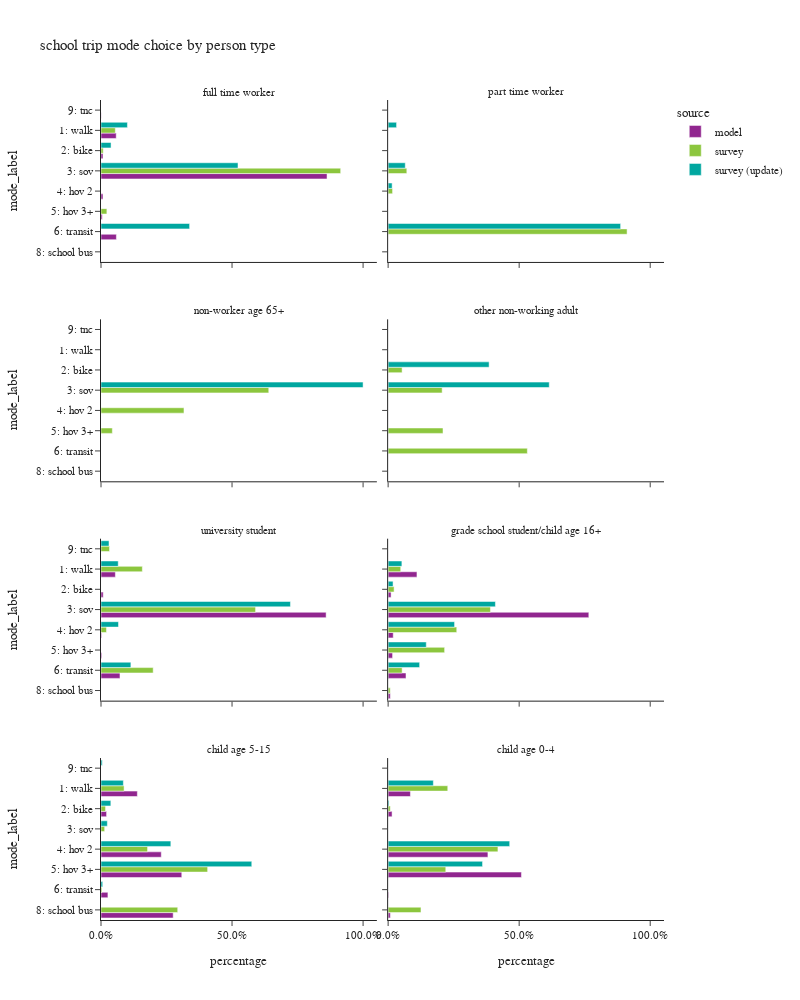

The notebook cell this image was saved under:
### Code cell
plot_mode_choice(sc_trip,"pptyp_label",
                 {"pptyp_label":["full time worker","part time worker","non-worker age 65+","other non-working adult",
                                 "university student","grade school student/child age 16+","child age 5-15","child age 0-4"],
                  "mode_label":["1: walk","2: bike","3: sov","4: hov 2","5: hov 3+","6: transit",
                                   "8: school bus","9: other–survey only"]},
                  "person type",2,1000)

### Figure 1 — Plotly figure (JSON) as saved in the notebook; plotly's stock layout.template omitted (floating-point values rounded to 4 significant figures)
{"data": [{"alignmentgroup": "True", "customdata": [[84], [11], [1248], [11], [7], [85], [1]], "hovertemplate": "source=model<br>pptyp_label=full time worker<br>percentage=%{x}<br>mode_label=%{y}<br>sample count=%{customdata[0]}<extra></extra>", "legendgroup": "model", "marker": {"color": "#91268F", "pattern": {"shape": ""}}, "name": "model", "offsetgroup": "model", "orientation": "h", "showlegend": true, "textposition": "auto", "type": "bar", "x": [0.05805, 0.007602, 0.8625, 0.007602, 0.004838, 0.05874, 0.0006911], "xaxis": "x7", "y": ["1: walk", "2: bike", "3: sov", "4: hov 2", "5: hov 3+", "6: transit", "9: tnc"], "yaxis": "y7"}, {"alignmentgroup": "True", "customdata": [[2852], [439], [44719], [128], [150], [3771], [1]], "hovertemplate": "source=model<br>pptyp_label=university student<br>percentage=%{x}<br>mode_label=%{y}<br>sample count=%{customdata[0]}<extra></extra>", "legendgroup": "model", "marker": {"color": "#91268F", "pattern": {"shape": ""}}, "name": "model", "offsetgroup": "model", "orientation": "h", "showlegend": false, "textposition": "auto", "type": "bar", "x": [0.05478, 0.008433, 0.859, 0.002459, 0.002881, 0.07244, 1.921e-05], "xaxis": "x3", "y": ["1: walk", "2: bike", "3: sov", "4: hov 2", "5: hov 3+", "6: transit", "8: school bus"], "yaxis": "y3"}, {"alignmentgroup": "True", "customdata": [[2305], [236], [16043], [408], [355], [1428], [174], [1]], "hovertemplate": "source=model<br>pptyp_label=grade school student/child age 16+<br>percentage=%{x}<br>mode_label=%{y}<br>sample count=%{customdata[0]}<extra></extra>", "legendgroup": "model", "marker": {"color": "#91268F", "pattern": {"shape": ""}}, "name": "model", "offsetgroup": "model", "orientation": "h", "showlegend": false, "textposition": "auto", "type": "bar", "x": [0.11, 0.01126, 0.7658, 0.01947, 0.01695, 0.06816, 0.008305, 4.773e-05], "xaxis": "x4", "y": ["1: walk", "2: bike", "3: sov", "4: hov 2", "5: hov 3+", "6: transit", "8: school bus", "9: tnc"], "yaxis": "y4"}, {"alignmentgroup": "True", "customdata": [[62699], [9601], [103950], [139313], [11935], [124492], [3]], "hovertemplate": "source=model<br>pptyp_label=child age 5-15<br>percentage=%{x}<br>mode_label=%{y}<br>sample count=%{customdata[0]}<extra></extra>", "legendgroup": "model", "marker": {"color": "#91268F", "pattern": {"shape": ""}}, "name": "model", "offsetgroup": "model", "orientation": "h", "showlegend": false, "textposition": "auto", "type": "bar", "x": [0.1387, 0.02124, 0.23, 0.3082, 0.02641, 0.2754, 6.637e-06], "xaxis": "x", "y": ["1: walk", "2: bike", "4: hov 2", "5: hov 3+", "6: transit", "8: school bus", "9: tnc"], "yaxis": "y"}, {"alignmentgroup": "True", "customdata": [[4728], [836], [21178], [28294], [115], [468], [1]], "hovertemplate": "source=model<br>pptyp_label=child age 0-4<br>percentage=%{x}<br>mode_label=%{y}<br>sample count=%{customdata[0]}<extra></extra>", "legendgroup": "model", "marker": {"color": "#91268F", "pattern": {"shape": ""}}, "name": "model", "offsetgroup": "model", "orientation": "h", "showlegend": false, "textposition": "auto", "type": "bar", "x": [0.08501, 0.01503, 0.3808, 0.5087, 0.002068, 0.008414, 1.798e-05], "xaxis": "x2", "y": ["1: walk", "2: bike", "4: hov 2", "5: hov 3+", "6: transit", "8: school bus", "9: tnc"], "yaxis": "y2"}, {"alignmentgroup": "True", "customdata": [[2], [1], [4], [2]], "hovertemplate": "source=survey<br>pptyp_label=full time worker<br>percentage=%{x}<br>mode_label=%{y}<br>sample count=%{customdata[0]}<extra></extra>", "legendgroup": "survey", "marker": {"color": "#8CC63E", "pattern": {"shape": ""}}, "name": "survey", "offsetgroup": "survey", "orientation": "h", "showlegend": true, "textposition": "auto", "type": "bar", "x": [0.05465, 0.008411, 0.9145, 0.02239], "xaxis": "x7", "y": ["1: walk", "2: bike", "3: sov", "5: hov 3+"], "yaxis": "y7"}, {"alignmentgroup": "True", "customdata": [[1], [1], [2]], "hovertemplate": "source=survey<br>pptyp_label=part time worker<br>percentage=%{x}<br>mode_label=%{y}<br>sample count=%{customdata[0]}<extra></extra>", "legendgroup": "survey", "marker": {"color": "#8CC63E", "pattern": {"shape": ""}}, "name": "survey", "offsetgroup": "survey", "orientation": "h", "showlegend": false, "textposition": "auto", "type": "bar", "x": [0.07133, 0.0169, 0.9118], "xaxis": "x8", "y": ["3: sov", "4: hov 2", "6: transit"], "yaxis": "y8"}, {"alignmentgroup": "True", "customdata": [[2], [1], [1]], "hovertemplate": "source=survey<br>pptyp_label=non-worker age 65+<br>percentage=%{x}<br>mode_label=%{y}<br>sample count=%{customdata[0]}<extra></extra>", "legendgroup": "survey", "marker": {"color": "#8CC63E", "pattern": {"shape": ""}}, "name": "survey", "offsetgroup": "survey", "orientation": "h", "showlegend": false, "textposition": "auto", "type": "bar", "x": [0.6401, 0.3166, 0.04327], "xaxis": "x5", "y": ["3: sov", "4: hov 2", "5: hov 3+"], "yaxis": "y5"}, {"alignmentgroup": "True", "customdata": [[1], [3], [2], [1]], "hovertemplate": "source=survey<br>pptyp_label=other non-working adult<br>percentage=%{x}<br>mode_label=%{y}<br>sample count=%{customdata[0]}<extra></extra>", "legendgroup": "survey", "marker": {"color": "#8CC63E", "pattern": {"shape": ""}}, "name": "survey", "offsetgroup": "survey", "orientation": "h", "showlegend": false, "textposition": "auto", "type": "bar", "x": [0.0533, 0.2061, 0.2094, 0.5312], "xaxis": "x6", "y": ["2: bike", "3: sov", "5: hov 3+", "6: transit"], "yaxis": "y6"}, {"alignmentgroup": "True", "customdata": [[15], [13], [2], [17], [1]], "hovertemplate": "source=survey<br>pptyp_label=university student<br>percentage=%{x}<br>mode_label=%{y}<br>sample count=%{customdata[0]}<extra></extra>", "legendgroup": "survey", "marker": {"color": "#8CC63E", "pattern": {"shape": ""}}, "name": "survey", "offsetgroup": "survey", "orientation": "h", "showlegend": false, "textposition": "auto", "type": "bar", "x": [0.1578, 0.5898, 0.02086, 0.1991, 0.03251], "xaxis": "x3", "y": ["1: walk", "3: sov", "4: hov 2", "6: transit", "9: tnc"], "yaxis": "y3"}, {"alignmentgroup": "True", "customdata": [[6], [3], [30], [17], [9], [5], [8]], "hovertemplate": "source=survey<br>pptyp_label=grade school student/child age 16+<br>percentage=%{x}<br>mode_label=%{y}<br>sample count=%{customdata[0]}<extra></extra>", "legendgroup": "survey", "marker": {"color": "#8CC63E", "pattern": {"shape": ""}}, "name": "survey", "offsetgroup": "survey", "orientation": "h", "showlegend": false, "textposition": "auto", "type": "bar", "x": [0.04806, 0.02275, 0.3904, 0.2618, 0.2155, 0.05342, 0.00804], "xaxis": "x4", "y": ["1: walk", "2: bike", "3: sov", "4: hov 2", "5: hov 3+", "6: transit", "8: school bus"], "yaxis": "y4"}, {"alignmentgroup": "True", "customdata": [[57], [16], [4], [92], [137], [7], [125]], "hovertemplate": "source=survey<br>pptyp_label=child age 5-15<br>percentage=%{x}<br>mode_label=%{y}<br>sample count=%{customdata[0]}<extra></extra>", "legendgroup": "survey", "marker": {"color": "#8CC63E", "pattern": {"shape": ""}}, "name": "survey", "offsetgroup": "survey", "orientation": "h", "showlegend": false, "textposition": "auto", "type": "bar", "x": [0.08807, 0.01735, 0.01392, 0.1777, 0.4069, 0.003378, 0.2927], "xaxis": "x", "y": ["1: walk", "2: bike", "3: sov", "4: hov 2", "5: hov 3+", "6: transit", "8: school bus"], "yaxis": "y"}, {"alignmentgroup": "True", "customdata": [[14], [6], [42], [22], [2]], "hovertemplate": "source=survey<br>pptyp_label=child age 0-4<br>percentage=%{x}<br>mode_label=%{y}<br>sample count=%{customdata[0]}<extra></extra>", "legendgroup": "survey", "marker": {"color": "#8CC63E", "pattern": {"shape": ""}}, "name": "survey", "offsetgroup": "survey", "orientation": "h", "showlegend": false, "textposition": "auto", "type": "bar", "x": [0.2275, 0.008209, 0.419, 0.2199, 0.1254], "xaxis": "x2", "y": ["1: walk", "2: bike", "4: hov 2", "5: hov 3+", "8: school bus"], "yaxis": "y2"}, {"alignmentgroup": "True", "customdata": [[1], [1], [2], [2]], "hovertemplate": "source=survey (update)<br>pptyp_label=full time worker<br>percentage=%{x}<br>mode_label=%{y}<br>sample count=%{customdata[0]}<extra></extra>", "legendgroup": "survey (update)", "marker": {"color": "#00A7A0", "pattern": {"shape": ""}}, "name": "survey (update)", "offsetgroup": "survey (update)", "orientation": "h", "showlegend": true, "textposition": "auto", "type": "bar", "x": [0.1008, 0.03836, 0.5227, 0.3381], "xaxis": "x7", "y": ["1: walk", "2: bike", "3: sov", "6: transit"], "yaxis": "y7"}, {"alignmentgroup": "True", "customdata": [[1], [2], [1], [2]], "hovertemplate": "source=survey (update)<br>pptyp_label=part time worker<br>percentage=%{x}<br>mode_label=%{y}<br>sample count=%{customdata[0]}<extra></extra>", "legendgroup": "survey (update)", "marker": {"color": "#00A7A0", "pattern": {"shape": ""}}, "name": "survey (update)", "offsetgroup": "survey (update)", "orientation": "h", "showlegend": false, "textposition": "auto", "type": "bar", "x": [0.0322, 0.06541, 0.01526, 0.8871], "xaxis": "x8", "y": ["1: walk", "3: sov", "4: hov 2", "6: transit"], "yaxis": "y8"}, {"alignmentgroup": "True", "customdata": [[1]], "hovertemplate": "source=survey (update)<br>pptyp_label=non-worker age 65+<br>percentage=%{x}<br>mode_label=%{y}<br>sample count=%{customdata[0]}<extra></extra>", "legendgroup": "survey (update)", "marker": {"color": "#00A7A0", "pattern": {"shape": ""}}, "name": "survey (update)", "offsetgroup": "survey (update)", "orientation": "h", "showlegend": false, "textposition": "auto", "type": "bar", "x": [1.0], "xaxis": "x5", "y": ["3: sov"], "yaxis": "y5"}, {"alignmentgroup": "True", "customdata": [[1], [2]], "hovertemplate": "source=survey (update)<br>pptyp_label=other non-working adult<br>percentage=%{x}<br>mode_label=%{y}<br>sample count=%{customdata[0]}<extra></extra>", "legendgroup": "survey (update)", "marker": {"color": "#00A7A0", "pattern": {"shape": ""}}, "name": "survey (update)", "offsetgroup": "survey (update)", "orientation": "h", "showlegend": false, "textposition": "auto", "type": "bar", "x": [0.3853, 0.6147], "xaxis": "x6", "y": ["2: bike", "3: sov"], "yaxis": "y6"}, {"alignmentgroup": "True", "customdata": [[17], [14], [2], [20], [2]], "hovertemplate": "source=survey (update)<br>pptyp_label=university student<br>percentage=%{x}<br>mode_label=%{y}<br>sample count=%{customdata[0]}<extra></extra>", "legendgroup": "survey (update)", "marker": {"color": "#00A7A0", "pattern": {"shape": ""}}, "name": "survey (update)", "offsetgroup": "survey (update)", "orientation": "h", "showlegend": false, "textposition": "auto", "type": "bar", "x": [0.06569, 0.7229, 0.06679, 0.114, 0.03058], "xaxis": "x3", "y": ["1: walk", "3: sov", "4: hov 2", "6: transit", "9: tnc"], "yaxis": "y3"}, {"alignmentgroup": "True", "customdata": [[7], [3], [27], [17], [8], [6]], "hovertemplate": "source=survey (update)<br>pptyp_label=grade school student/child age 16+<br>percentage=%{x}<br>mode_label=%{y}<br>sample count=%{customdata[0]}<extra></extra>", "legendgroup": "survey (update)", "marker": {"color": "#00A7A0", "pattern": {"shape": ""}}, "name": "survey (update)", "offsetgroup": "survey (update)", "orientation": "h", "showlegend": false, "textposition": "auto", "type": "bar", "x": [0.05251, 0.01881, 0.4094, 0.2535, 0.1456, 0.1202], "xaxis": "x4", "y": ["1: walk", "2: bike", "3: sov", "4: hov 2", "5: hov 3+", "6: transit"], "yaxis": "y4"}, {"alignmentgroup": "True", "customdata": [[59], [13], [3], [94], [131], [8], [1]], "hovertemplate": "source=survey (update)<br>pptyp_label=child age 5-15<br>percentage=%{x}<br>mode_label=%{y}<br>sample count=%{customdata[0]}<extra></extra>", "legendgroup": "survey (update)", "marker": {"color": "#00A7A0", "pattern": {"shape": ""}}, "name": "survey (update)", "offsetgroup": "survey (update)", "orientation": "h", "showlegend": false, "textposition": "auto", "type": "bar", "x": [0.08532, 0.03751, 0.02422, 0.2665, 0.5753, 0.006449, 0.004767], "xaxis": "x", "y": ["1: walk", "2: bike", "3: sov", "4: hov 2", "5: hov 3+", "6: transit", "9: tnc"], "yaxis": "y"}, {"alignmentgroup": "True", "customdata": [[14], [4], [38], [22]], "hovertemplate": "source=survey (update)<br>pptyp_label=child age 0-4<br>percentage=%{x}<br>mode_label=%{y}<br>sample count=%{customdata[0]}<extra></extra>", "legendgroup": "survey (update)", "marker": {"color": "#00A7A0", "pattern": {"shape": ""}}, "name": "survey (update)", "offsetgroup": "survey (update)", "orientation": "h", "showlegend": false, "textposition": "auto", "type": "bar", "x": [0.1725, 0.003342, 0.4639, 0.3602], "xaxis": "x2", "y": ["1: walk", "2: bike", "4: hov 2", "5: hov 3+"], "yaxis": "y2"}], "layout": {"annotations": [{"font": {}, "showarrow": false, "text": "child age 5-15", "x": 0.245, "xanchor": "center", "xref": "paper", "y": 0.1975, "yanchor": "bottom", "yref": "paper"}, {"font": {}, "showarrow": false, "text": "child age 0-4", "x": 0.755, "xanchor": "center", "xref": "paper", "y": 0.1975, "yanchor": "bottom", "yref": "paper"}, {"font": {}, "showarrow": false, "text": "university student", "x": 0.245, "xanchor": "center", "xref": "paper", "y": 0.465, "yanchor": "bottom", "yref": "paper"}, {"font": {}, "showarrow": false, "text": "grade school student/child age 16+", "x": 0.755, "xanchor": "center", "xref": "paper", "y": 0.465, "yanchor": "bottom", "yref": "paper"}, {"font": {}, "showarrow": false, "text": "non-worker age 65+", "x": 0.245, "xanchor": "center", "xref": "paper", "y": 0.7325, "yanchor": "bottom", "yref": "paper"}, {"font": {}, "showarrow": false, "text": "other non-working adult", "x": 0.755, "xanchor": "center", "xref": "paper", "y": 0.7325, "yanchor": "bottom", "yref": "paper"}, {"font": {}, "showarrow": false, "text": "full time worker", "x": 0.245, "xanchor": "center", "xref": "paper", "y": 1.0, "yanchor": "bottom", "yref": "paper"}, {"font": {}, "showarrow": false, "text": "part time worker", "x": 0.755, "xanchor": "center", "xref": "paper", "y": 1.0, "yanchor": "bottom", "yref": "paper"}], "barmode": "group", "height": 1000, "legend": {"title": {"text": "source"}, "tracegroupgap": 0}, "title": {"text": "school trip mode choice by person type"}, "width": 800, "xaxis": {"anchor": "y", "domain": [0.0, 0.49], "tickformat": ".1%", "title": {"text": "percentage"}}, "xaxis2": {"anchor": "y2", "domain": [0.51, 1.0], "matches": "x", "tickformat": ".1%", "title": {"text": "percentage"}}, "xaxis3": {"anchor": "y3", "domain": [0.0, 0.49], "matches": "x", "showticklabels": false, "tickformat": ".1%"}, "xaxis4": {"anchor": "y4", "domain": [0.51, 1.0], "matches": "x", "showticklabels": false, "tickformat": ".1%"}, "xaxis5": {"anchor": "y5", "domain": [0.0, 0.49], "matches": "x", "showticklabels": false, "tickformat": ".1%"}, "xaxis6": {"anchor": "y6", "domain": [0.51, 1.0], "matches": "x", "showticklabels": false, "tickformat": ".1%"}, "xaxis7": {"anchor": "y7", "domain": [0.0, 0.49], "matches": "x", "showticklabels": false, "tickformat": ".1%"}, "xaxis8": {"anchor": "y8", "domain": [0.51, 1.0], "matches": "x", "showticklabels": false, "tickformat": ".1%"}, "yaxis": {"anchor": "x", "categoryarray": ["9: other–survey only", "8: school bus", "6: transit", "5: hov 3+", "4: hov 2", "3: sov", "2: bike", "1: walk"], "categoryorder": "array", "domain": [0.0, 0.1975], "title": {"text": "mode_label"}}, "yaxis2": {"anchor": "x2", "domain": [0.0, 0.1975], "matches": "y", "showticklabels": false}, "yaxis3": {"anchor": "x3", "categoryarray": ["9: other–survey only", "8: school bus", "6: transit", "5: hov 3+", "4: hov 2", "3: sov", "2: bike", "1: walk"], "categoryorder": "array", "domain": [0.2675, 0.465], "matches": "y", "title": {"text": "mode_label"}}, "yaxis4": {"anchor": "x4", "domain": [0.2675, 0.465], "matches": "y", "showticklabels": false}, "yaxis5": {"anchor": "x5", "categoryarray": ["9: other–survey only", "8: school bus", "6: transit", "5: hov 3+", "4: hov 2", "3: sov", "2: bike", "1: walk"], "categoryorder": "array", "domain": [0.535, 0.7325], "matches": "y", "title": {"text": "mode_label"}}, "yaxis6": {"anchor": "x6", "domain": [0.535, 0.7325], "matches": "y", "showticklabels": false}, "yaxis7": {"anchor": "x7", "categoryarray": ["9: other–survey only", "8: school bus", "6: transit", "5: hov 3+", "4: hov 2", "3: sov", "2: bike", "1: walk"], "categoryorder": "array", "domain": [0.8025, 1.0], "matches": "y", "title": {"text": "mode_label"}}, "yaxis8": {"anchor": "x8", "domain": [0.8025, 1.0], "matches": "y", "showticklabels": false}}}
